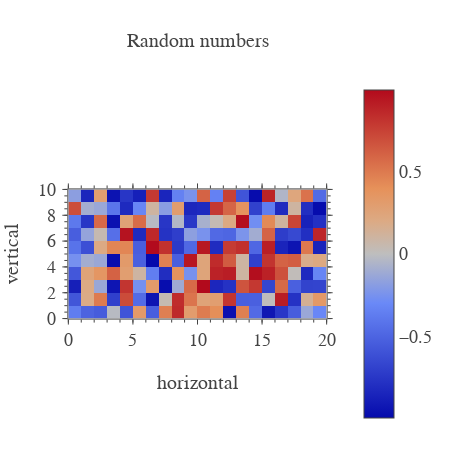

Notebook code cell kept with this figure:
### Code cell
plt.show(heatmap)

### Figure 1 — Plotly figure (JSON) as saved in the notebook; plotly's stock layout.template omitted (floating-point values rounded to 4 significant figures; data arrays with more than 128 entries replaced by an {"elided": "..."} marker saying what was removed)
{"data": [{"dx": 1, "dy": 1, "transpose": true, "type": "heatmap", "uid": "0ecf47fb-b16d-4b93-b025-8b9dd19b0c72", "x": [0, 1, 2, 3, 4, 5, 6, 7, 8, 9, 10, 11, 12, 13, 14, 15, 16, 17, 18, 19, 20], "y": [0, 1, 2, 3, 4, 5, 6, 7, 8, 9, 10], "z": {"elided": "20x10 float values"}}, {"type": "heatmap", "uid": "89c44f6a-fac0-471f-b349-023d0a3c7932", "visible": false, "xaxis": "x101", "yaxis": "y101"}, {"type": "heatmap", "uid": "131fd93e-cf6f-4a14-802c-2a876ccffd9d", "visible": false, "xaxis": "x201", "yaxis": "y201"}], "layout": {"font": {"family": "Arial", "size": 18}, "height": 450, "margin": {"b": 20, "l": 20, "r": 20, "t": 80}, "title": {"font": {"size": 20}, "text": "Random numbers", "xanchor": "center", "xref": "paper", "y": 0.9111, "yanchor": "middle", "yref": "container"}, "width": 450, "xaxis": {"anchor": "y", "automargin": true, "constrain": "domain", "hoverformat": ".f", "nticks": 6, "range": [0, 20], "showgrid": false, "showline": false, "showticklabels": true, "tickfont": {"size": 18}, "ticklen": 5, "tickmode": "auto", "ticks": "outside", "title": {"font": {"size": 20}, "text": "horizontal"}, "zeroline": false}, "xaxis101": {"anchor": "y", "automargin": true, "constrain": "domain", "nticks": 6, "overlaying": "x", "range": [0, 20], "scaleanchor": "x", "showgrid": false, "showline": false, "showticklabels": false, "side": "top", "ticklen": 5, "tickmode": "auto", "ticks": "outside", "zeroline": false}, "xaxis201": {"anchor": "y", "automargin": true, "constrain": "domain", "mirror": "ticks", "nticks": 34, "overlaying": "x", "range": [0, 20], "scaleanchor": "x", "showgrid": false, "showline": true, "showticklabels": false, "ticklen": 3, "tickmode": "auto", "ticks": "outside", "zeroline": false}, "yaxis": {"anchor": "x", "automargin": true, "constrain": "domain", "hoverformat": ".f", "nticks": 6, "range": [0, 10], "scaleanchor": "x", "showgrid": false, "showline": false, "showticklabels": true, "tickfont": {"size": 18}, "ticklen": 5, "tickmode": "auto", "tickprefix": " ", "ticks": "outside", "ticksuffix": " ", "title": {"font": {"size": 20}, "text": "vertical"}, "zeroline": false}, "yaxis101": {"anchor": "x", "automargin": true, "constrain": "domain", "nticks": 6, "overlaying": "y", "range": [0, 10], "scaleanchor": "y", "showgrid": false, "showline": false, "showticklabels": false, "side": "right", "ticklen": 5, "tickmode": "auto", "ticks": "outside", "zeroline": false}, "yaxis201": {"anchor": "x", "automargin": true, "constrain": "domain", "mirror": "ticks", "nticks": 34, "overlaying": "y", "range": [0, 10], "scaleanchor": "y", "showgrid": false, "showline": true, "showticklabels": false, "ticklen": 3, "tickmode": "auto", "ticks": "outside", "zeroline": false}}}
